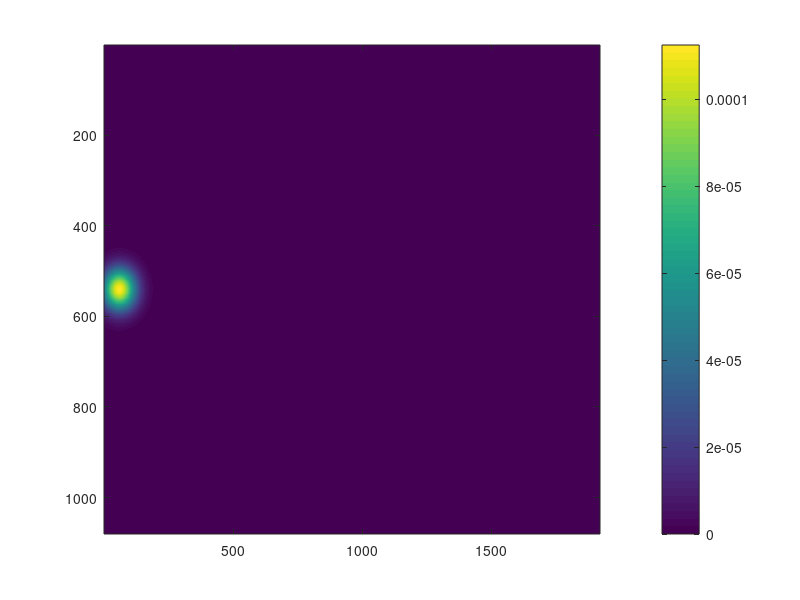

The MATLAB source for this figure:
clc;clear;close all;

x= 1:1:1920;
y= 1:1:1080;
mu=[60,540];

XX = normpdf(x,mu(1),100);
YY = normpdf(y,mu(2),100);
ZZ = (XX')*YY;
imagesc(ZZ');
axis equal;



[X,Y]=meshgrid(x,y); % 产生网格数据并处理
p=mvnpdf([X(:),Y(:)],mu,[2000,1000]);
P=reshape(p,size(X)); % 求取联合概率密度
imagesc(P); colorbar;
